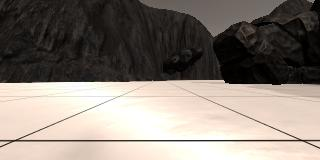
#> input picture RoboND-Rover-Project/calibration_images/example_grid1.jpg, 320 x 160 px
$ jupyter execute --allow-errors Rover_Project_Test_Notebook.ipynb   (shell and % lines are left out)   (older library calls are emulated)
#> lines starting #> are read from the running program, lines starting #| are printed output that depends on the picture; after the words box and inside, x2 and y2 are one past the last pixel; in counts of white or black regions, pixels touching at a corner belong together
## Rover Project Test Notebook
This notebook contains the functions from the lesson and provides the scaffolding you need to test out your mapping methods.  The steps you need to complete in this notebook for the project are the following:

* First just run each of the cells in the notebook, examine the code and the results of each.
* Run the simulator in "Training Mode" and record some data. Note: the simulator may crash if you try to record a large (longer than a few minutes) dataset, but you don't need a ton of data, just some example images to work with.
* Change the data directory path (2 cells below) to be the directory where you saved data
* Test out the functions provided on your data
* Write new functions (or modify existing ones) to report and map out detections of obstacles and rock samples (yellow rocks)
* Populate the `process_image()` function with the appropriate steps/functions to go from a raw image to a worldmap.
* Run the cell that calls `process_image()` using `moviepy` functions to create video output
* Once you have mapping working, move on to modifying `perception.py` and `decision.py` to allow your rover to navigate and map in autonomous mode!

**Note: If, at any point, you encounter frozen display windows or other confounding issues, you can always start again with a clean slate by going to the "Kernel" menu above and selecting "Restart & Clear Output".**

**Run the next cell to get code highlighting in the markdown cells.**

[cell 1]
#%matplotlib qt # Choose %matplotlib qt to plot to an interactive window (note it may show up behind your browser)
# Make some of the relevant imports
import cv2 # OpenCV for perspective transform
import numpy as np
import matplotlib.image as mpimg
import matplotlib.pyplot as plt
import scipy.misc # For saving images as needed
import glob  # For reading in a list of images from a folder

## Quick Look at the Data
There's some example data provided in the `test_dataset` folder.  This basic dataset is enough to get you up and running but if you want to hone your methods more carefully you should record some data of your own to sample various scenarios in the simulator.

Next, read in and display a random image from the `test_dataset` folder

[cell 2]
path = '../my_dataset/IMG/*'
img_list = glob.glob(path)
# Grab a random image and display it
#> (the rest of this cell did not finish here and is left out)

## Calibration Data
Read in and display example grid and rock sample calibration images.  You'll use the grid for perspective transform and the rock image for creating a new color selection that identifies these samples of interest.

[cell 3]
# In the simulator you can toggle on a grid on the ground for calibration
# You can also toggle on the rock samples with the 0 (zero) key.
# Here's an example of the grid and one of the rocks
example_grid = '../calibration_images/example_grid1.jpg'
example_rock = '../calibration_images/example_rock1.jpg'
grid_img = mpimg.imread(example_grid)
#> grid_img is the input picture: shape (160, 320, 3); mean R, G, B 135.1, 126.3, 118.3
rock_img = mpimg.imread(example_rock)
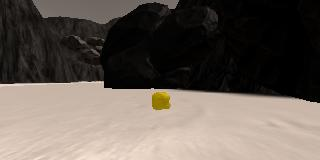
#> input picture RoboND-Rover-Project/calibration_images/example_rock1.jpg, 320 x 160 px
#> rock_img is the input picture: shape (160, 320, 3); mean R, G, B 102.3, 93, 85.2

fig = plt.figure(figsize=(12,3))
plt.subplot(121)
plt.imshow(grid_img)
plt.subplot(122)
plt.imshow(rock_img)
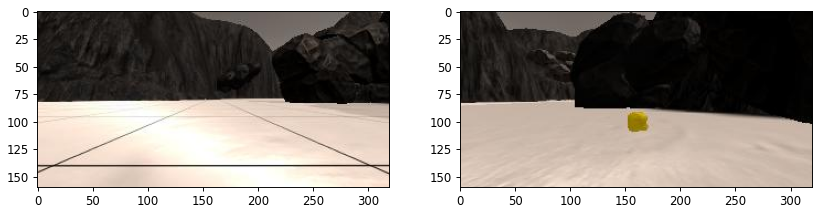
#> figure drawn by matplotlib, 2 panels

## Perspective Transform

Define the perspective transform function from the lesson and test it on an image.

[cell 4]
# Define a function to perform a perspective transform
# I've used the example grid image above to choose source points for the
# grid cell in front of the rover (each grid cell is 1 square meter in the sim)
# Define a function to perform a perspective transform
# [6 lines left out: function perspect_transform, not called in this run]


# Define calibration box in source (actual) and destination (desired) coordinates
# These source and destination points are defined to warp the image
# to a grid where each 10x10 pixel square represents 1 square meter
# The destination box will be 2*dst_size on each side
dst_size = 5
# Set a bottom offset to account for the fact that the bottom of the image
# is not the position of the rover but a bit in front of it
# this is just a rough guess, feel free to change it!
bottom_offset = 6
source = np.float32([[14, 140], [301 ,140],[200, 96], [118, 96]])
#> (the rest of this cell did not finish here and is left out)

## Color Thresholding
Define the color thresholding function from the lesson and apply it to the warped image

**TODO:** Ultimately, you want your map to not just include navigable terrain but also obstacles and the positions of the rock samples you're searching for.  Modify this function or write a new function that returns the pixel locations of obstacles (areas below the threshold) and rock samples (yellow rocks in calibration images), such that you can map these areas into world coordinates as well.
**Hints and Suggestion:**
* For obstacles you can just invert your color selection that you used to detect ground pixels, i.e., if you've decided that everything above the threshold is navigable terrain, then everthing below the threshold must be an obstacle!

* For rocks, think about imposing a lower and upper boundary in your color selection to be more specific about choosing colors.  You can investigate the colors of the rocks (the RGB pixel values) in an interactive matplotlib window to get a feel for the appropriate threshold range (keep in mind you may want different ranges for each of R, G and B!).  Feel free to get creative and even bring in functions from other libraries.  Here's an example of [color selection](http://opencv-python-tutroals.readthedocs.io/en/latest/py_tutorials/py_imgproc/py_colorspaces/py_colorspaces.html) using OpenCV.

* **Beware However:** if you start manipulating images with OpenCV, keep in mind that it defaults to `BGR` instead of `RGB` color space when reading/writing images, so things can get confusing.

[cell 5]
# Identify pixels above the threshold
# Threshold of RGB > 160 does a nice job of identifying ground pixels only
def color_thresh(img, rgb_thresh=(160,160, 160)):
    # Create an array of zeros same xy size as img, but single channel
    color_select = np.zeros_like(img[:,:,0])
    # Require that each pixel be above all three threshold values in RGB
    # above_thresh will now contain a boolean array with "True"
    # where threshold was met
    above_thresh = (img[:,:,0] > rgb_thresh[0]) \
                & (img[:,:,1] > rgb_thresh[1]) \
                & (img[:,:,2] > rgb_thresh[2])
    # Index the array of zeros with the boolean array and set to 1
    color_select[above_thresh] = 1
    # Return the binary image
    return color_select

#threshed = color_thresh(warped)
#plt.imshow(threshed, cmap='gray')
#scipy.misc.imsave('../output/warped_threshed.jpg', threshed*255)

def color_thresh_rock(img, lo_yellow = np.array([20,100,150]), up_yellow = np.array([100,255,250])):
    # Create an array of zeros same xy size as img, but single channel
    color_select = np.zeros_like(img[:,:,0])
    # Require that each pixel be above all three threshold values in RGB
    # above_thresh will now contain a boolean array with "True"
    # where threshold was met
    #convert img to HSV
    hsv = cv2.cvtColor(img, cv2.COLOR_RGB2HSV)
    # Threshold the HSV image to get only blue colors
    mask = cv2.inRange(hsv, lo_yellow, up_yellow)

    # Bitwise-AND mask and original image
    range_thresh = cv2.bitwise_and(img,img, mask= mask)
    # Index the array of zeros with the boolean array and set to 1
    color_select[np.where(range_thresh[:,:,0]!=0)] = 1
    # Return the binary image
    return color_select

def color_thresh_obstacles(img, rgb_thresh=(0,0,50)):
    # Create an array of zeros same xy size as img, but single channel
    color_select = np.zeros_like(img[:,:,0])
    above_thresh = (img[:,:,0] > rgb_thresh[0]) \
                & (img[:,:,1] > rgb_thresh[1]) \
                & (img[:,:,2] > rgb_thresh[2])
    # Index the array of zeros with the boolean array and set to 1
    color_select[above_thresh] = 1
    #Get Negative
    color_select = np.absolute(color_select - 1)
    # Return the binary image
    return color_select

def stacked_color_thresh(img, sel={'track': True, 'rocks': True, 'obstacles':True}):
    stacked_detector = np.zeros_like(img[:,:,:])
    if sel['track']:
        stacked_detector[:,:,2] = color_thresh(img, rgb_thresh=(160,160, 160))
#> in color_thresh, `above_thresh = (img[:,:,0] > rgb_thresh[0]) \ & (img[:,:,1] > rgb_thre..`:
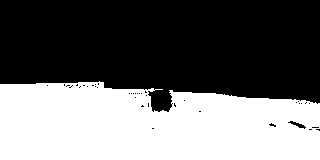
#> above_thresh: shape (160, 320) bool; 42.3% white; 1 white region, box (x1, y1, x2, y2) and area: (0, 81, 320, 160) 21644
    if sel['rocks']:
           stacked_detector[:,:,1] = color_thresh_rock(img,lo_yellow = np.array([20,210,110]), up_yellow = np.array([50,255,190]))
    if sel['obstacles']:
           stacked_detector[:,:,0] = color_thresh_obstacles(img, rgb_thresh=(0, 50, 200))
    return stacked_detector


stacked_detect =  stacked_color_thresh(rock_img, sel={'track': True, 'rocks': True, 'obstacles':True})
#> in stacked_color_thresh, `stacked_detector[:,:,2] = color_thresh(img, rgb_thresh=(160,160, 160))`:
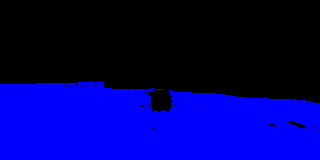
#> stacked_detector: shape (160, 320, 3); mean R, G, B 0, 0, 0.423; drawn with 1 as white
#> in color_thresh_rock, `hsv = cv2.cvtColor(img, cv2.COLOR_RGB2HSV)`: hsv: shape (160, 320, 3); mean H, S, V 13.5, 59.9, 102.3
#> in color_thresh_rock, `mask = cv2.inRange(hsv, lo_yellow, up_yellow)`:
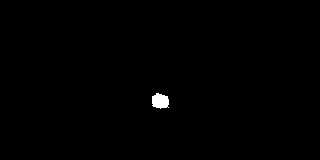
#> mask: shape (160, 320); 0.42% white; 1 white region, box (x1, y1, x2, y2) and area: (152, 93, 169, 109) 213
#> in stacked_color_thresh, `stacked_detector[:,:,1] = color_thresh_rock(img,lo_yellow = np.array([..`:
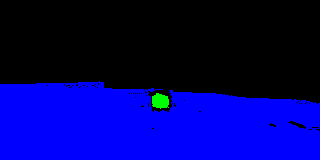
#> stacked_detector: shape (160, 320, 3); 0.42% of pixels changed, all inside (x1, y1, x2, y2) = (152, 93, 169, 109); drawn with 1 as white
#> in color_thresh_obstacles, `above_thresh = (img[:,:,0] > rgb_thresh[0]) \ & (img[:,:,1] > rgb_thre..`:
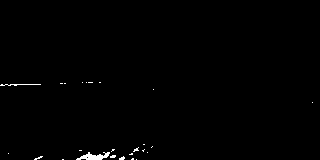
#> above_thresh: shape (160, 320) bool; 0.6% white; 25 white regions (23 under 20 px), largest, box (x1, y1, x2, y2) and area: (76, 152, 110, 160) 150, (0, 84, 41, 86) 47
#> in stacked_color_thresh, `stacked_detector[:,:,0] = color_thresh_obstacles(img, rgb_thresh=(0, 5..`:
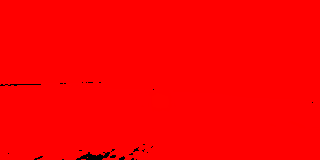
#> stacked_detector: shape (160, 320, 3); mean R, G, B 253.5, 0, 0.4
#> (the rest of this cell did not finish here and is left out)
